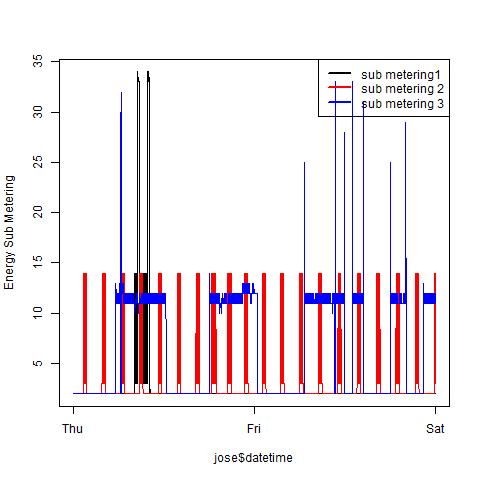

Generate this figure with R:
k <- read.table("power.txt",sep = ";")
lam <- subset(k,V1=="1/2/2007")
kam <- subset(k,V1=="2/2/2007")
jose <- rbind(lam,kam)
colnames(jose) <- c("Date","Time","Global active power","Global reactive power","Voltage","Global intensity","Sub metering 1","Sub metering 2","Sub metering 3")
rownames(jose) <- c(1:2880)

jose$Date <- as.Date(jose$Date,format="%d/%m/%Y")
jose$datetime <- as.POSIXct(paste(jose$Date,jose$Time), format="%Y-%m-%d %H:%M:%S")
plot(jose$datetime,jose$`Sub metering 1`,type = "n")
png(filename = "plot3.png",height = 480,width = 480,bg="transparent")
plot(jose$datetime,jose$`Sub metering 1`,type = "n",ylab = "Energy Sub Metering")
lines(jose$datetime,jose$`Sub metering 1`,type = "l")
lines(jose$datetime,jose$`Sub metering 2`,col="red",type = "l")
lines(jose$datetime,jose$`Sub metering 3`,col="blue",type = "l")
legend("topright",c("sub metering1","sub metering 2","sub metering 3"),col=c("black","red","blue"),lwd=2.5)
dev.off()
